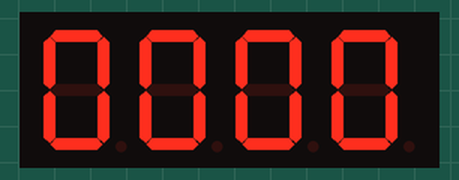
Simulated run of this sketch. Board: Arduino Uno, built with avr-gcc and run on an emulated ATmega328P. On the bench: 4-digit seven-segment display.

Above: at 0.19 s.
At 4.84 s:
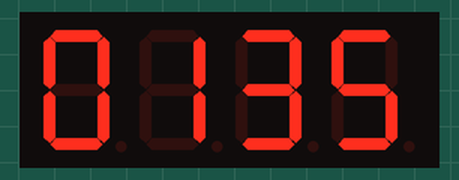
At 9.81 s:
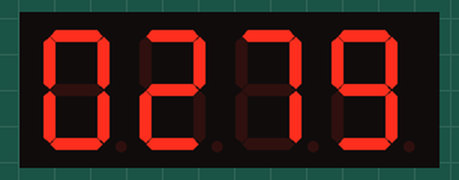
At 19.75 s:
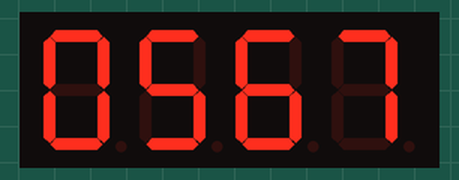
At 29.69 s:
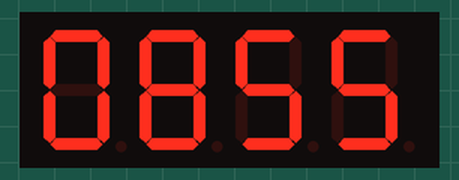
At 39.63 s:
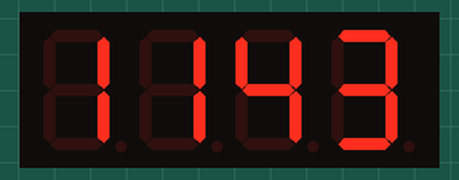

The sketch:

lcd_0c.ino
```cpp
#include <TM1637.h>

int count = 0;

int CLK_PIN = 12;
int DIO_PIN = 13;

TM1637 tm (CLK_PIN, DIO_PIN);

void setup() {
  // initialize the LCD
  tm.init();
  // set LCD brightness 0-7
  tm.set(2);
}

void loop() {
  // the main loop
  /*  Generally:
   *  tm.display (position, character);

  // example "12:ab"
  tm.display (0,1);
  tm.display (1,2);
  tm.point (1);
  tm.display (2,10);
  tm.display (3,11);

  delay (1000);

  */

  displayNumber (count);

  delay (10);

  count++;
}

// displays an integer passed to it
void displayNumber (int num) {
  // I think % is a modulo function
  tm.display (3, num % 10);
  tm.display (2, num / 10 % 10);
  tm.display (1, num / 100 % 10);
  tm.display (0, num / 1000 % 10);
}
```
